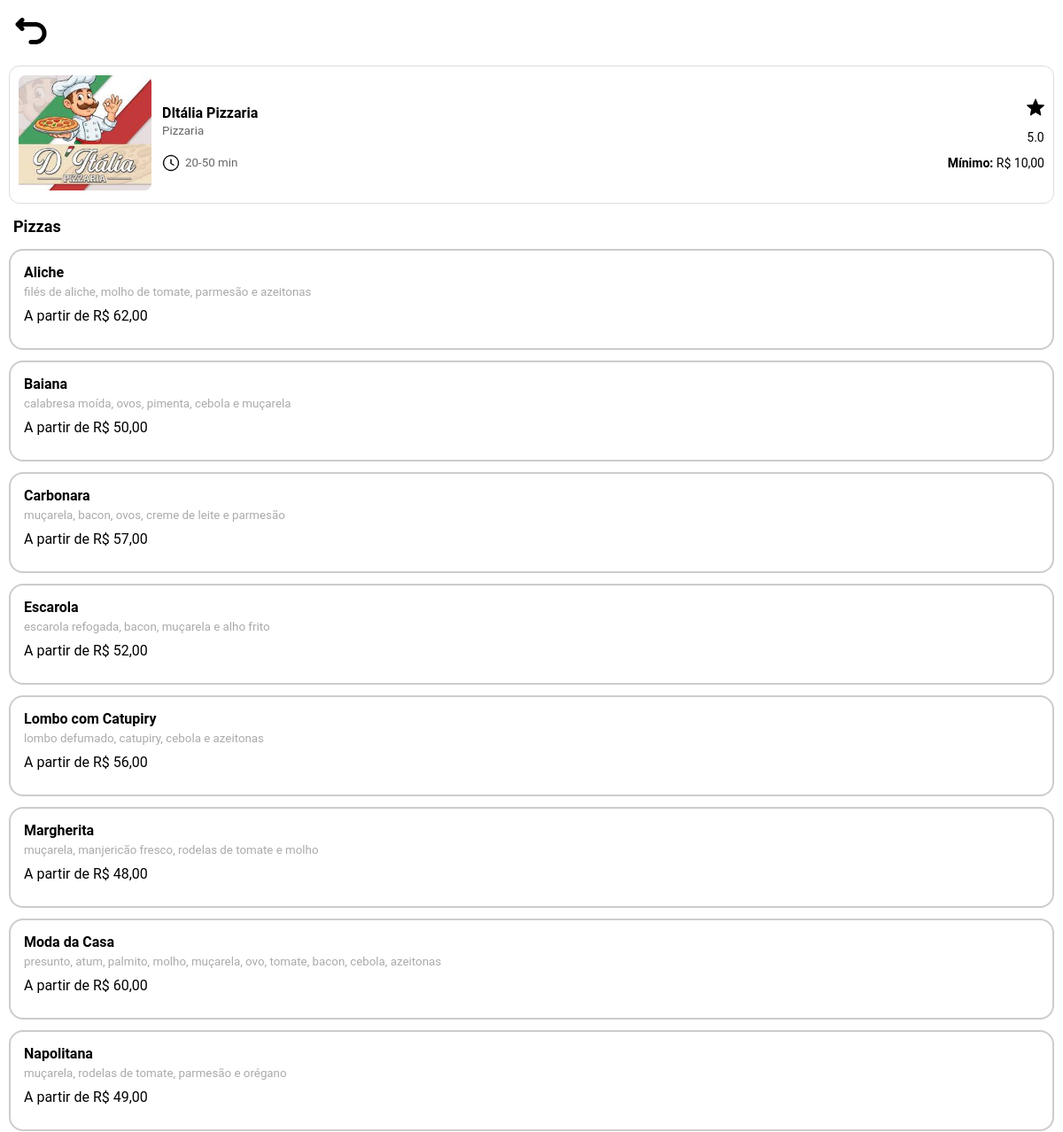
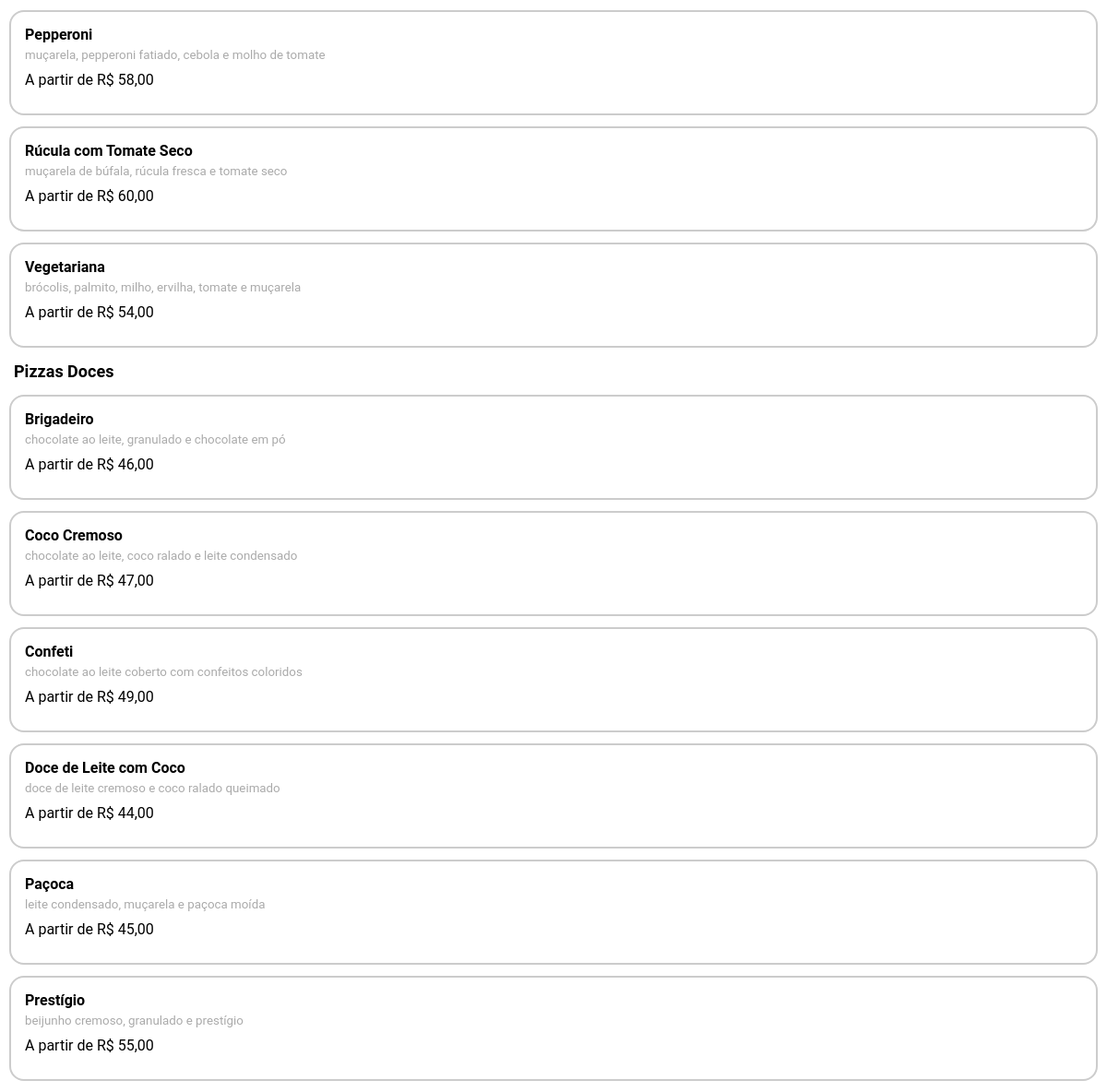
/estabelecimento/1, run on the app's committed database (2 pictures, top to bottom).
### tables this page shows
CREATE TABLE estabelecimentos (
        id INTEGER PRIMARY KEY,
        nome VARCHAR(100),
        tipo TEXT,
        avaliacao TEXT,
        pedido_minimo TEXT,
        tempo_delivery TEXT,
        caminho_foto TEXT
        );

CREATE TABLE itens (
        id INTEGER PRIMARY KEY,
        nome VARCHAR(100),
        descricao TEXT,
        preco REAL,
        id_estabelecimento INTEGER,
        id_categoria INTEGER,
        FOREIGN KEY (id_estabelecimento) REFERENCES estabelecimentos (id),
        FOREIGN KEY (id_categoria) REFERENCES categorias (id)
        );

CREATE TABLE categorias (
        id INTEGER PRIMARY KEY,
        nome VARCHAR(100),
        id_estabelecimento INTEGER,
        FOREIGN KEY (id_estabelecimento) REFERENCES estabelecimentos (id)
        );

### routes/estabelecimento.py (the view)
@estabelecimento_bp.route("/estabelecimento/<int:id>")
def estabelecimento(id):
    resultado = EstabelecimentoModel.buscar_estabelecimento(id)
    cardapio = montar_cardapio(id)
    return render_template(
        "estabelecimento.html",
        id=id,
        nome=resultado[0],
        tipo=resultado[1],
        avaliacao=resultado[2],
        pedido_minimo=resultado[3],
        tempo_delivery=resultado[4],
        caminho_foto=resultado[5],
        cardapio=cardapio.values()
        )

### database/banco_dados_principal.py (called while the page is built)
def conectar_banco_dados_principal():
    return sqlite3.connect(BANCO_DADOS_PRINCIPAL)

### models/estabelecimento_model.py (called while the page is built)
    @staticmethod
    def buscar_estabelecimento(id):
        conexao = None
        try:
            conexao = conectar_banco_dados_principal()
            cursor = conexao.cursor()
            cursor.execute(
                f"""
                SELECT
                nome,
                tipo,
                avaliacao,
                pedido_minimo,
                tempo_delivery,
                caminho_foto
                FROM {TABELA_ESTABELECIMENTOS}
                WHERE id = ?
                """,
                (
                    id,
                )
            )
            resultado = cursor.fetchone()
            return resultado
        except Exception as erro:
            print("Erro ao buscar estabelecimento: ", erro)
            return
        finally:
            if conexao:
                conexao.close()

### templates/estabelecimento.html (shortened to what this page needs)
<!DOCTYPE html>
<html lang="pt-BR">
<head>
    <link rel="stylesheet" href="{{ url_for('static', filename='css/estabelecimento.css') }}">
</head>
<body>
    <div class="voltar">
        <a href="{{ url_for('pagina_inicial.pagina_inicial') }}">
            <img src="{{ url_for('static', filename='images/icons/voltar_black.png') }}" width="40" alt="Relógio">
        </a>
    </div>
    <div class="informacoes-estabelecimento">
        <div class="foto-estabelecimento">
            <img  src="{{ url_for('static', filename=caminho_foto if caminho_foto else 'images/icons/restaurante.png') }}" width="150">
        </div>
        <div class="texto-estabelecimento">
            <div class="linha-nome">
                <div>
                    <b>{{ nome }}</b><br>
                    <small>{{ tipo }}</small>
                </div>
                <div class="avaliacao">
                    <img src="{{ url_for('static', filename='images/icons/estrela_black.png') }}" width="20" alt="Avaliação"><br>
                    {{ avaliacao }}
                </div>
            </div>
            <div class="texto-tempo-delivery">
                <div class="tempo-esquerda">
                    <img src="{{ url_for('static', filename='images/icons/relogio_black.png') }}" width="20" alt="Relógio">
                    <small>{{ tempo_delivery }}</small>
                </div>
                <div class="tempo-direita">
                    <b>Mínimo:</b> {{ pedido_minimo }}
                </div>
            </div>
        </div>
    </div>
    {% for categoria in cardapio %}
        <h2 class="categoria-titulo">{{ categoria.nome }}</h2>
        {% for item in categoria.itens %}
            <a href="{{ url_for('item.item', id=item.id, id_estabelecimento=id) }}" class="card-link">
            <div class="card-item">
                <div class="item-info">
                    <b>{{ item.nome }}</b>
                    <small>{{ item.descricao }}</small>
                    <span>A partir de R$ {{ item.preco }}</span>
                </div>
            </div>
            </a>
        {% endfor %}
    {% endfor %}
</body>
</html>

### static/css/estabelecimento.css (style rules this page uses)
body { margin: 0; font-family: 'Roboto', sans-serif; font-size: 16px; }
.voltar { display: flex; margin: 15px; }
.informacoes-estabelecimento { display: grid; grid-template-columns: 150px 1fr; gap: 12px; align-items: center; border: 1px solid #ddd; border-radius: 12px; padding: 10px; margin: 10px; background-color: #fff; }
.foto-estabelecimento img { width: 150px; height: 130px; object-fit: cover; border-radius: 8px; }
.texto-estabelecimento { display: grid; gap: 6px; }
.linha-nome { display: grid; grid-template-columns: 1fr auto; align-items: center; }
.linha-nome b { font-size: 16px; }
.texto-estabelecimento small { color: #666; }
.avaliacao { display: flex; flex-direction: column; align-items: center; font-size: 14px; }
.texto-tempo-delivery { display: grid; grid-template-columns: 1fr auto; align-items: center; margin-top: 5px; }
.tempo-esquerda { display: flex; align-items: center; gap: 6px; }
.tempo-direita { font-size: 14px; }
.categoria-titulo { margin-left: 15px; font-size: 18px; }
.card-item { border: 2px solid #ccc; border-radius: 16px; padding: 15px; margin-bottom: 12px; margin-left: 10px; margin-right: 10px; height: 80px; }
.item-info { display: flex; flex-direction: column; gap: 5px; }
.item-info small { color: #aaa; }
.item-info span { margin-top: 5px; }
.card-link { text-decoration: none; color: inherit; display: block; width: 100%; }

### data on the page
estabelecimentos: caminho_foto (picture), nome "DItália Pizzaria", tipo "Pizzaria", avaliacao "5.0", tempo_delivery "20-50 min", pedido_minimo "R$ 10,00"
itens: nome "Pizzas", nome "Aliche", descricao "filés de aliche, molho de tomate, parmesão e azeitonas", preco "62,00"
itens: nome "Baiana", descricao "calabresa moída, ovos, pimenta, cebola e muçarela", preco "50,00"
itens: nome "Carbonara", descricao "muçarela, bacon, ovos, creme de leite e parmesão", preco "57,00"
itens: nome "Escarola", descricao "escarola refogada, bacon, muçarela e alho frito", preco "52,00"
itens: nome "Lombo com Catupiry", descricao "lombo defumado, catupiry, cebola e azeitonas", preco "56,00"
itens: nome "Margherita", descricao "muçarela, manjericão fresco, rodelas de tomate e molho", preco "48,00"
itens: nome "Moda da Casa", descricao "presunto, atum, palmito, molho, muçarela, ovo, tomate, bacon, cebola, azeitonas", preco "60,00"
itens: nome "Napolitana", descricao "muçarela, rodelas de tomate, parmesão e orégano", preco "49,00"
itens: nome "Pepperoni", descricao "muçarela, pepperoni fatiado, cebola e molho de tomate", preco "58,00"
itens: nome "Rúcula com Tomate Seco", descricao "muçarela de búfala, rúcula fresca e tomate seco", preco "60,00"
itens: nome "Vegetariana", descricao "brócolis, palmito, milho, ervilha, tomate e muçarela", preco "54,00"
itens: nome "Pizzas Doces", nome "Brigadeiro", descricao "chocolate ao leite, granulado e chocolate em pó", preco "46,00"
itens: nome "Coco Cremoso", descricao "chocolate ao leite, coco ralado e leite condensado", preco "47,00"
itens: nome "Confeti", descricao "chocolate ao leite coberto com confeitos coloridos", preco "49,00"
itens: nome "Doce de Leite com Coco", descricao "doce de leite cremoso e coco ralado queimado", preco "44,00"
itens: nome "Paçoca", descricao "leite condensado, muçarela e paçoca moída", preco "45,00"
itens: nome "Prestígio", descricao "beijunho cremoso, granulado e prestígio", preco "55,00"
